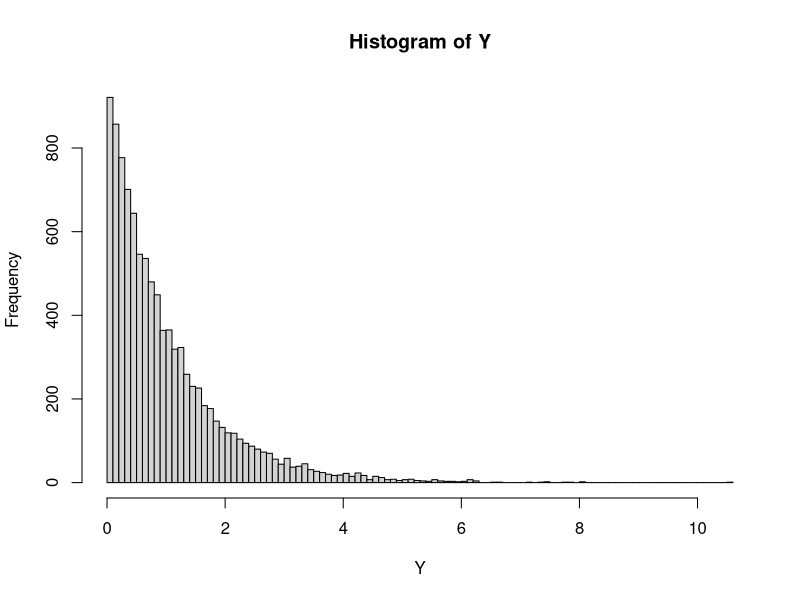
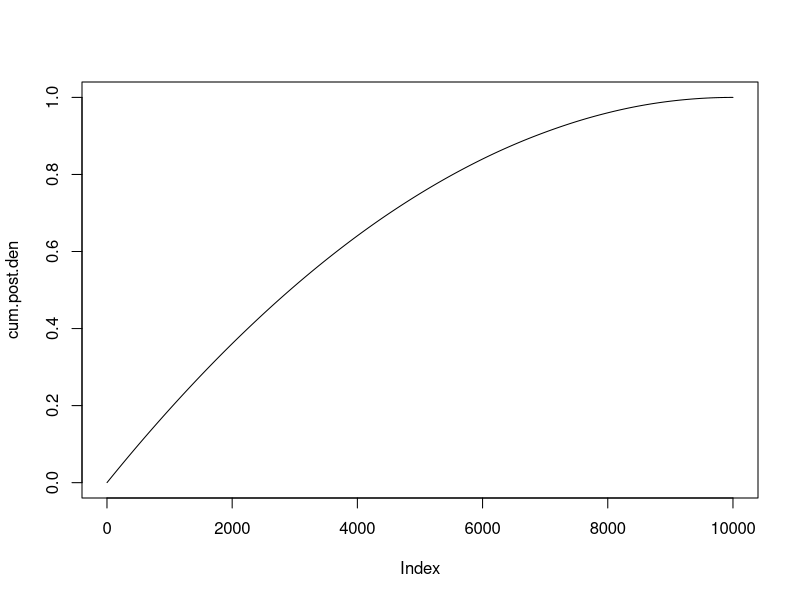
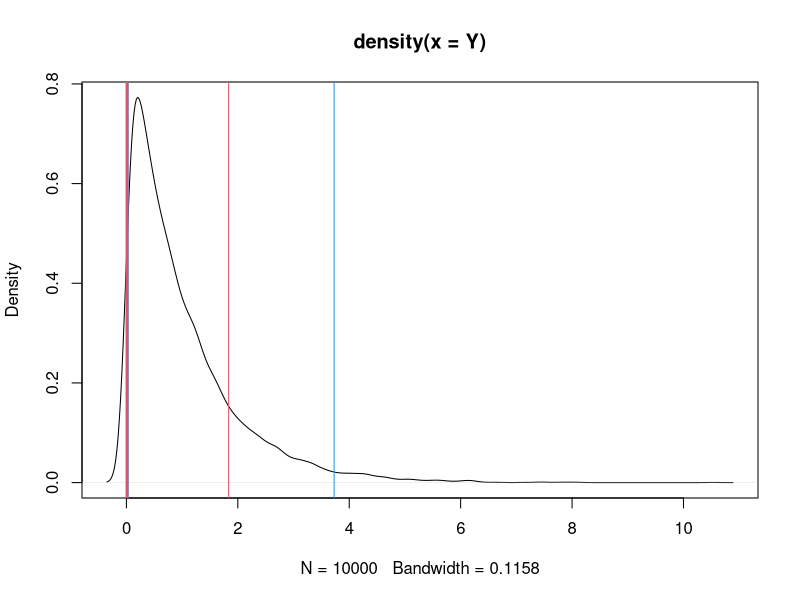

Here is the R script that generated these plots, in order:
#############################################
### Calculating 2 types of intervals for
### any probability density function in R
#############################################

###
### First I will generate data from a 
### probability density function
### In this example, I am going to use the
### gamma distribution. In your analysis,
### you will use your MCMC chains for each
### marginal posterior instead
###

# Set parameters for the gamma distribution
shape = 1  # Shape parameter of the gamma distribution
rate = 1   # Rate parameter of the gamma distribution

# Generate gamma-distributed random numbers for posterior sampling
n.iter = 10000  # Number of iterations for sampling
Y = rgamma(n.iter, shape, rate)  # Generate random numbers from the gamma distribution

# Plot a histogram to visualize the distribution of generated random numbers
hist(Y, breaks = 100)

# Sort the generated random numbers for posterior density calculation
y.sort = sort(Y)

# Display the first few sorted values (optional, for demonstration purposes)
head(y.sort)

# Calculate the posterior density for each sorted value (used in HPD calculation)
post.den = dgamma(y.sort, shape, rate)

# Normalize the posterior density to sum up to 1
norm.post.den = post.den / sum(post.den)

# Ensure that the sum of normalized posterior density is close to 1 (optional, for validation)
sum(norm.post.den)

# Calculate the cumulative sum of the normalized posterior density
# This step is essential for computing the highest posterior density (HPD) interval.
# The cumulative sum allows us to determine the range of values that encompass a certain probability mass.
# Specifically, it helps identify the lower and upper bounds of the HPD interval by finding the values
# at which the cumulative sum reaches certain thresholds, such as 0.025 and 0.975 for a 95% HPD interval.
cum.post.den = cumsum(norm.post.den)

cum.post.den = cumsum(norm.post.den)

# Plot the cumulative distribution function to visualize the posterior distribution
plot(cum.post.den, type = 'l')

# Find the index corresponding to the lower bound of HPD interval
lower.index = head(which(cum.post.den >= 0.025), 1)

# Find the index corresponding to the upper bound of HPD interval
upper.index = tail(which(cum.post.den <= 0.975), 1)

# Calculate the lower and upper bounds of the highest posterior density (HPD) interval
hpd.lower = y.sort[lower.index]
hpd.upper = y.sort[upper.index]

# Display the lower and upper bounds of the HPD interval
hpd.lower
hpd.upper

# Plot the density estimate of the generated random numbers
plot(density(Y))

# Add vertical lines representing the HPD interval on the density plot
abline(v = hpd.lower, col = 2, lwd = 3)
abline(v = hpd.upper, col = 2)

# Calculate the lower and upper bounds of the symmetric posterior density (SPD) interval
spd.lower = quantile(Y, 0.025)
spd.upper = quantile(Y, 0.975)

# Add vertical lines representing the SPD interval on the density plot
abline(v = spd.lower, col = 4)
abline(v = spd.upper, col = 4)
